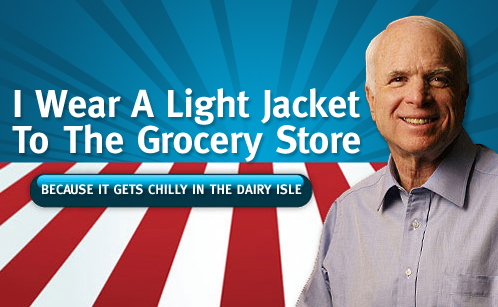
#> input picture reddit_me_irl_3fixaz_album_None_imgur_pTaGzzz.jpg, 498 x 307 px
$ python dankMemeResizer.py   (older library calls are emulated)
#> lines starting #> are read from the running program, lines starting #| are printed output that depends on the picture
__author__ = 'jungletech'

from PIL import Image

image = Image.open('reddit_me_irl_3fixaz_album_None_imgur_pTaGzzz.jpg')
#> image is the input picture: PIL image 498x307 RGB; mean R, G, B 107.2, 131, 147.6
image = image.resize((300, 300), Image.ANTIALIAS)
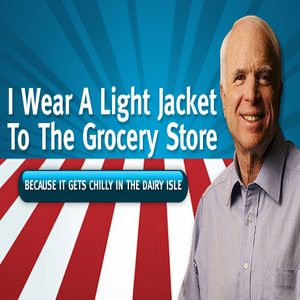
#> image: PIL image 300x300 RGB; mean R, G, B 107.2, 130.9, 147.5
image.save('pizza.jpg')
